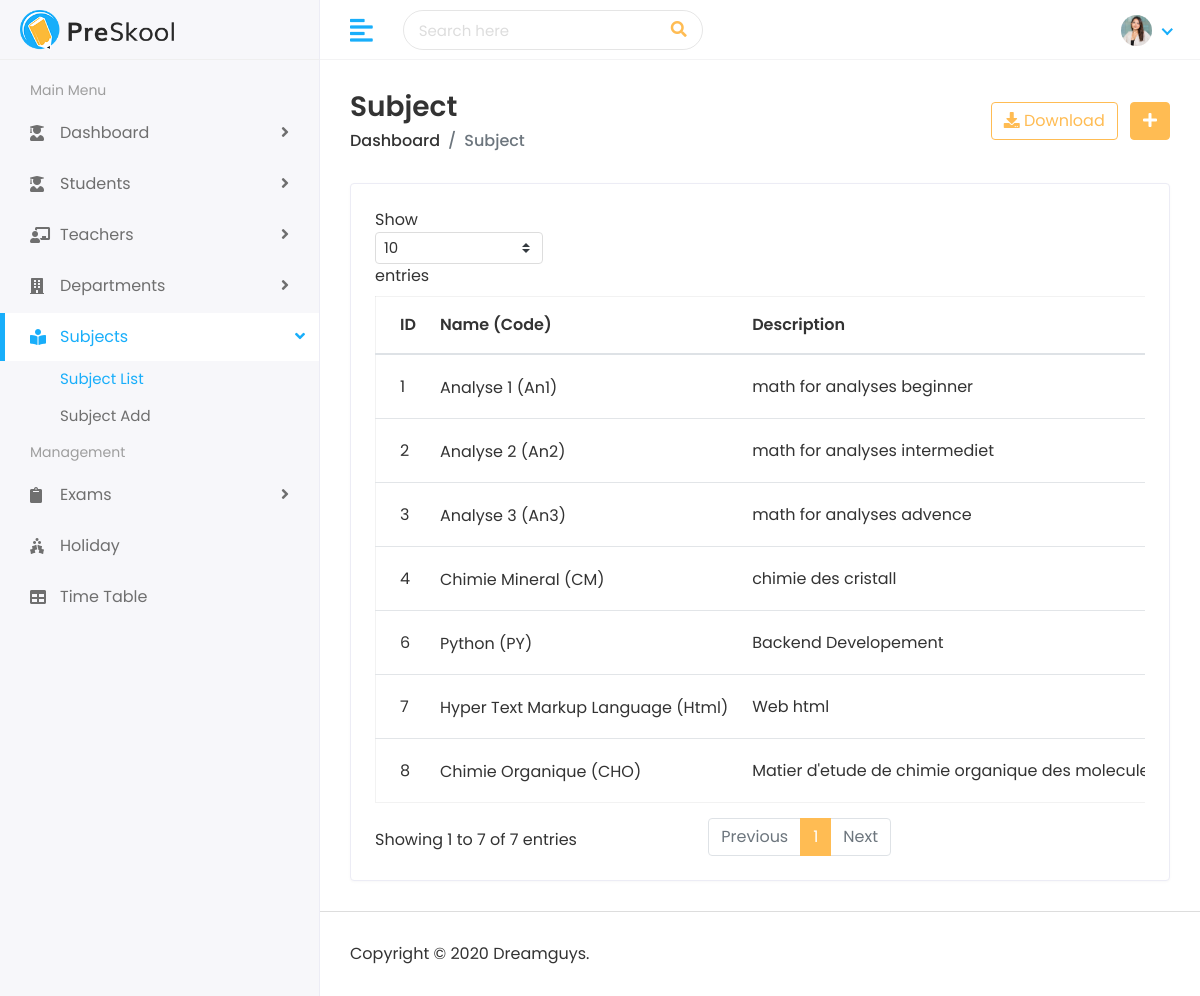
The page /subject/subjects/ (signed in) on the database its author committed.
### subject/models.py (models this page shows, shortened)
class Subject(models.Model):
    name = models.CharField(max_length=150)
    code = models.CharField(max_length=10, unique=True)
    description = models.TextField(blank=True, null=True)
    departement = models.ForeignKey(
        Departement,
        on_delete=models.CASCADE,
        related_name='subjects',
    )

### subject/views.py (the view)
# urls.py: path('subjects/', views.subject_list, name="subject_list"),
@login_required
def subject_list(request):
    subjects_list = Subject.objects.all()
    context = {'subjects_list' : subjects_list}
    return render(request, 'subject/subjects.html', context)

### templates/subject/subjects.html (shortened to what this page needs)
{% extends 'Home/base.html' %}
{% load static %}
{% block body %}
         <div class="page-wrapper">
            <div class="content container-fluid">
               <div class="page-header">
                  <div class="row align-items-center">
                     <div class="col">
                        <h3 class="page-title">Subject</h3>
                        <ul class="breadcrumb">
                           <li class="breadcrumb-item"><a href="{% url 'dashboard' %}">Dashboard</a></li>
                           <li class="breadcrumb-item active">Subject</li>
                        </ul>
                     </div>
                     <div class="col-auto text-right float-right ml-auto">
                        <a href="#" class="btn btn-outline-primary mr-2"><i class="fas fa-download"></i> Download</a>
                        {% if request.user.is_admin %}
                        <a href="{% url 'add_subject' %}" class="btn btn-primary"><i class="fas fa-plus"></i></a>
                        {% endif %}
                     </div>
                  </div>
               </div>
               <div class="row">
                  <div class="col-sm-12">
                     <div class="card card-table">
                        <div class="card-body">
                           <div class="table-responsive">
                              <table class="table table-hover table-center mb-0 datatable">
                                 <thead>
                                    <tr>
                                       <th>ID</th>
                                       <th>Name (Code)</th>
                                       <th>Description</th>
                                    </tr>
                                 </thead>
                                 <tbody>
                                    {% for subject in subjects_list %}
                                    {% if subject.departement.name == request.user.teacher.departement.name or subject.departement.name == request.user.student.departement.name or request.user.is_admin %}
                                    <tr>
                                       <td>{{ subject.id }}</td>
                                       <td>
                                          <h2 class="table-avatar">
                                           {{ subject.name }} ({{ subject.code}})
                                          </h2>
                                       </td>
                                       <td>{{ subject.description }}</td>
                                    </tr>
                                    {% endif %}
                                    {% endfor %}
                                 </tbody>
                              </table>
                           </div>
                        </div>
                     </div>
                  </div>
               </div>
            </div>
            <footer>
               <p>Copyright © 2020 Dreamguys.</p>
            </footer>
         </div>
      </div>
   </body>
</html>
{% endblock %}

### static/assets/css/style.css (style rules this page uses)
html { height: 100%; }
body { background-color: #fff; color: #333; font-family: 'Poppins', sans-serif; font-size: 1rem; height: 100%; line-height: 1.5; overflow-x: hidden; }
h1, h2, h3, h4, h5, h6 { font-family: 'Poppins', sans-serif; margin-top: 0; }
a { color: #009ce7; }
input, button, a { transition: all 0.4s ease; -moz-transition: all 0.4s ease; -o-transition: all 0.4s ease; -ms-transition: all 0.4s ease; -webkit-transition: all 0.4s ease; }
ul, ol { padding: 0px; list-style: none; }
.table { color: #333; max-width: 100%; margin-bottom: 0; width: 100%; }
.table.dataTable { border-collapse: collapse !important; border: 1px solid rgba(0, 0, 0, 0.05); }
table.table td h2 { display: inline-block; font-size: inherit; font-weight: 400; margin: 0; padding: 0; vertical-align: middle; }
table.table td h2.table-avatar { align-items: center; display: inline-flex; font-size: inherit; font-weight: 400; margin: 0; padding: 0; vertical-align: middle; white-space: nowrap; }
.table thead tr th { font-weight: 600; }
.table tbody tr { border-bottom: 1px solid rgba(0, 0, 0, 0.05); }
.table.table-center td, .table.table-center th { vertical-align: middle; }
.card-table .card-body .table > thead > tr > th { border-top: 0; }
.card-table .card-body .table tr td:first-child, .card-table .card-body .table tr th:first-child { padding-left: 1.5rem; }
.card-table .table td, .card-table .table th { border-top: 1px solid #e2e5e8; padding: 1rem 0.75rem; white-space: nowrap; }
.btn-primary { background-color: #FFBC53; border: 1px solid #FFBC53; }
.btn-outline-primary { color: #FFBC53; border-color: #FFBC53; }
.card { border: 1px solid #ececf5; box-shadow: 0 1px 3px 0 rgba(0, 0, 0, 0.03); margin-bottom: 1.875rem; }
.card-body { padding: 1.5rem; }
footer { padding: 1.875rem 1.875rem; border-top: 1px solid #ddd; }
footer p { margin: 0px; }
.page-wrapper { margin-left: 320px; padding-top: 60px; position: relative; transition: all 0.4s ease; }
.page-wrapper > .content { padding: 1.875rem 1.875rem 0; }
.page-header { margin-bottom: 1.875rem; }
.page-header .breadcrumb { background-color: transparent; color: #6c757d; font-size: 1rem; font-weight: 500; margin-bottom: 0; padding: 0; }
.page-header .breadcrumb a { color: #333; }
.page-title { font-size: 28px; font-weight: 600; color: #333; margin-bottom: 5px; }

### rows shown on the page
Subject: id "1", name "Analyse 1", code "An1", description "math for analyses beginner"
Subject: id "2", name "Analyse 2", code "An2", description "math for analyses intermediet"
Subject: id "3", name "Analyse 3", code "An3", description "math for analyses advence"
Subject: id "4", name "Chimie Mineral", code "CM", description "chimie des cristall"
Subject: id "6", name "Python", code "PY", description "Backend Developement"
Subject: id "7", name "Hyper Text Markup Language", code "Html", description "Web html"
Subject: id "8", name "Chimie Organique", code "CHO", description "Matier d'etude de chimie organique des…"
